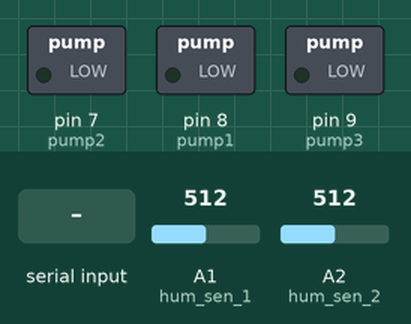
This sketch was run on a simulated Arduino Uno, built with avr-gcc and run on an emulated ATmega328P. On the bench: switched loads named in the sketch (green lamp = pin HIGH). The inputs (shaded band) are chosen by the test bench; at power-on: A1 (hum_sen_1) = 512, A2 (hum_sen_2) = 512. No radio packets arrive unless stated; what the sketch prints to the serial monitor is not drawn.

Above: at 1.2 s.
1.3 s: "1\n" received over Serial
At 3.5 s:
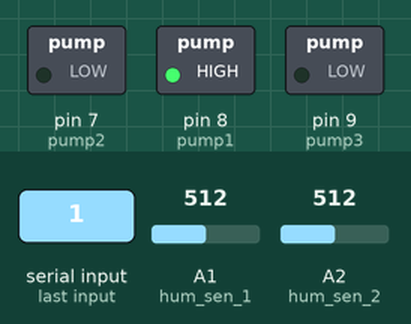
3.8 s: "2\n" received over Serial
At 6.5 s:
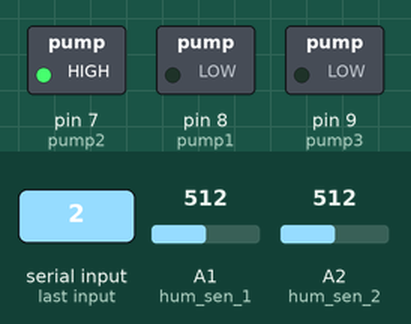
6.8 s: "3\n" received over Serial
At 9.5 s:
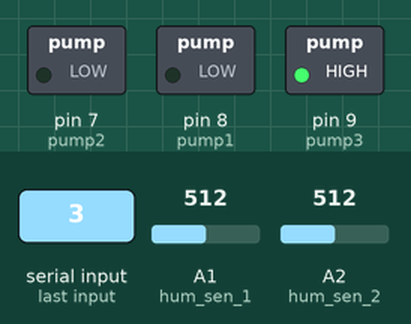
Timing chart, 0 to 12.0 s (numbered marks = the images above; inputs shaded):
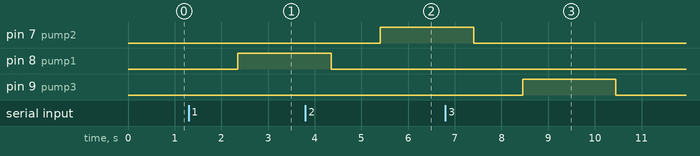

Measured:
- after the input at 1.3 s, pin 8 (pump1): LOW → HIGH after 1.1 s
- after the input at 3.8 s, pin 7 (pump2): LOW → HIGH after 1.6 s
- after the input at 6.8 s, pin 9 (pump3): LOW → HIGH after 1.7 s, → LOW 2.0 s later

The sketch:

receiver.ino
```cpp
#include <VirtualWire.h>

#define pump1 8 //fertilizer pump
#define pump2 7 //water source pump
#define pump3 9 //main pump

#define hum_sen_1 A1 //main water level
#define hum_sen_2 A2 //fertilizer level

//communication
byte message[VW_MAX_MESSAGE_LEN]; //buffer
byte messageLength = VW_MAX_MESSAGE_LEN; //message size
int received_data = 0;

//humidity sensor maximum and minimum values - calibration values
int hum_min1 = 220;
int hum_max1 = 410;
int hum_min2 = 200;
int hum_max2 = 480;


int pump_activ = 0;

void setup() {
  Serial.begin(57600);
  pinMode(pump1, OUTPUT);
  pinMode(pump2, OUTPUT);
  pinMode(pump3, OUTPUT);
  vw_set_rx_pin(5);
  vw_setup(2000);
  vw_rx_start();
}

void loop() {
  Serial.println("WL1_" + String(100 - get_level1())); //Water level 1
  Serial.println("WL2_" + String(100 - get_level2())); //Water level 2
  Serial.println(get_data_transmitter());
  while (Serial.available() > 0) {
    pump_activ = Serial.readStringUntil("/n").toInt();
      if (pump_activ > 0 && pump_activ < 5){
        delay(50);

        if (pump_activ == 1){
          digitalWrite(pump1, HIGH);
          delay(2000);
          digitalWrite(pump1, LOW);
        }
        if (pump_activ == 2){
          digitalWrite(pump2, HIGH);
          delay(2000);
          digitalWrite(pump2, LOW);
        }
        if (pump_activ == 3){
          digitalWrite(pump3, HIGH);
          delay(2000);
          digitalWrite(pump3, LOW);
          pump_activ = 0;
        }
      }

    }

}

int get_data_transmitter(){
  if (vw_get_message(message, &messageLength)){
    for (int i = 0; i < messageLength; i++){
      received_data = message[i];
    }
    return received_data;
  }
}

int get_level1(){
  int value = analogRead(hum_sen_1);
  if (value > hum_max1) hum_max1 = value;
  if (value < hum_min1) hum_min1 = value;
  return (float) (value - hum_min1)/(hum_max1 - hum_min1) * 100;
}

int get_level2(){
  int value = analogRead(hum_sen_2);
  if (value > hum_max2) hum_max2 = value;
  if (value < hum_min2) hum_min2 = value;
  return (float) (value - hum_min2)/(hum_max2 - hum_min2) * 100;
}
```
